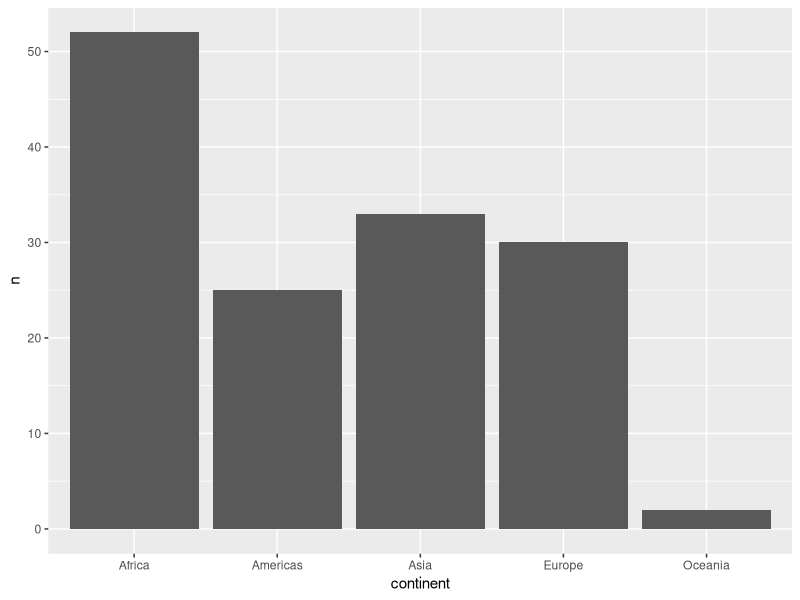
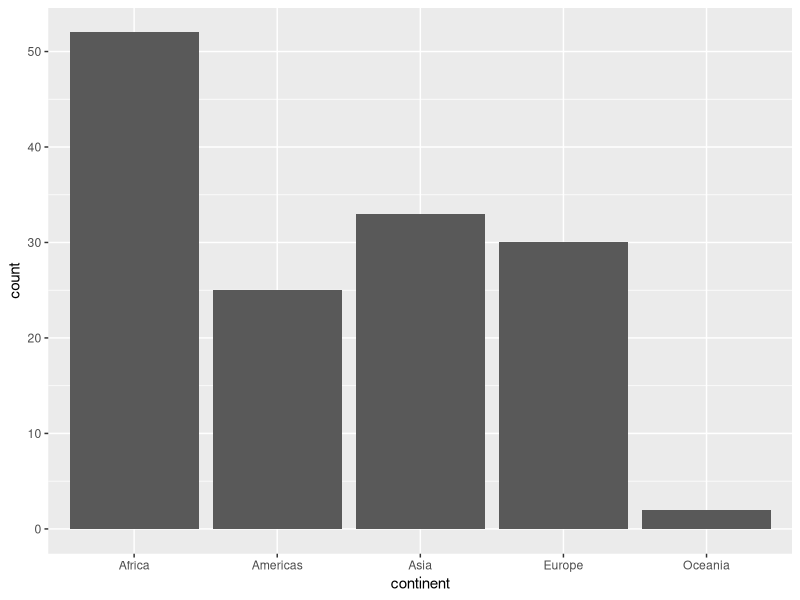
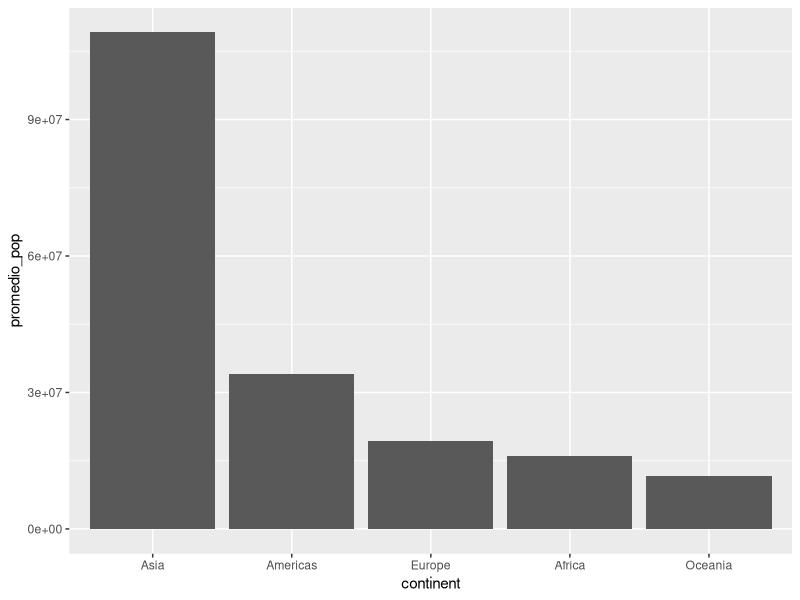
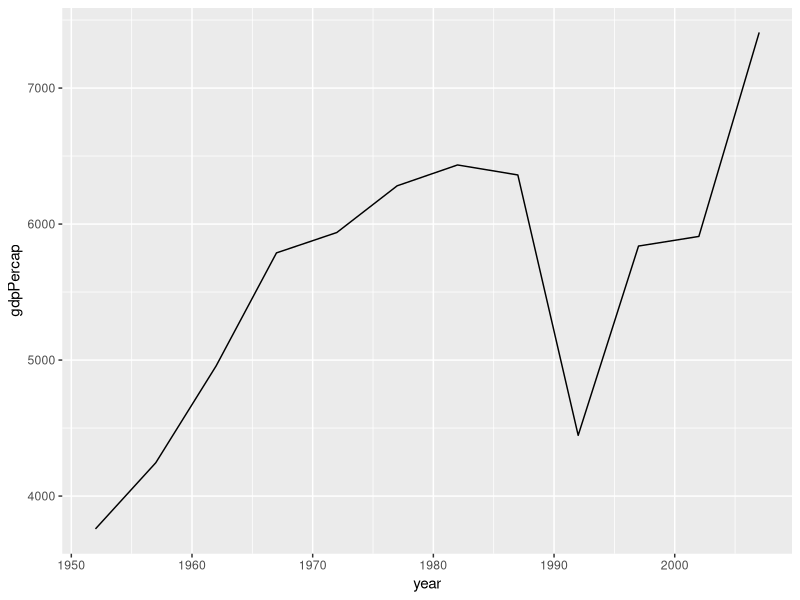
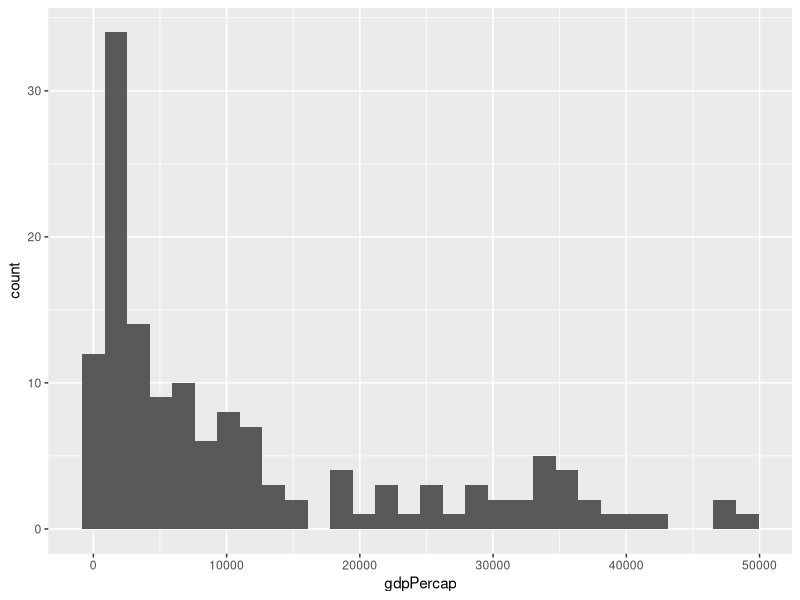
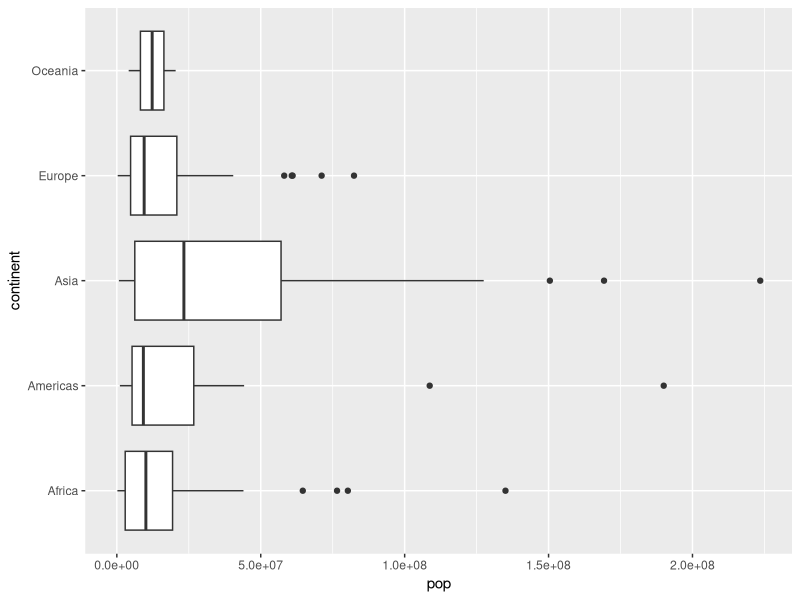
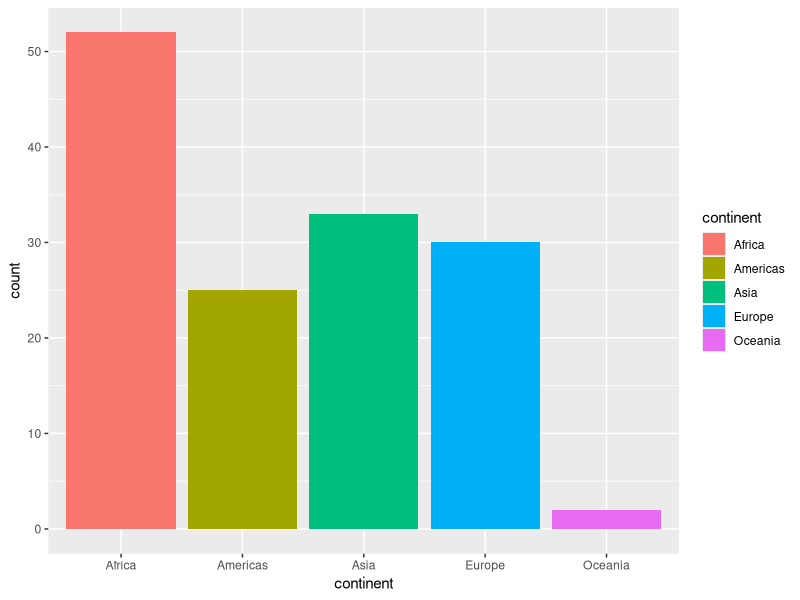
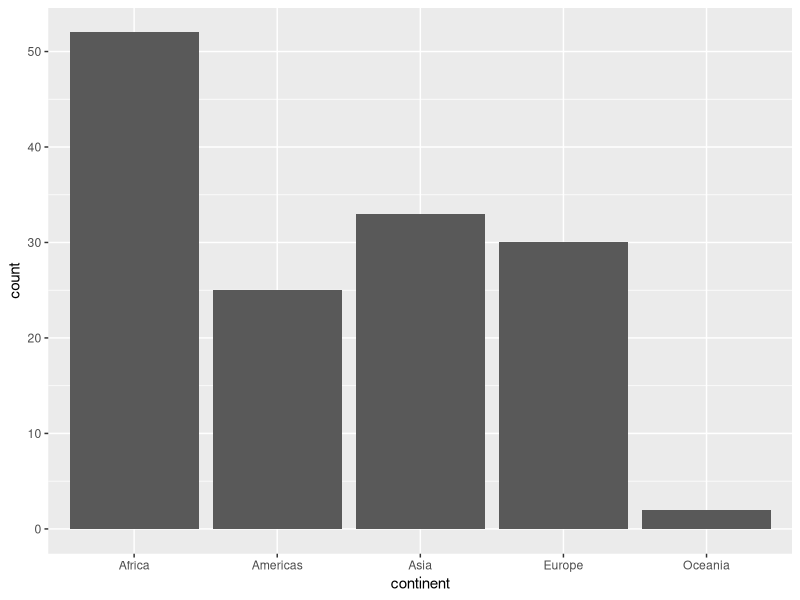

Recreate these plots in R, in order.
library(tidyverse)
library(readxl)

gapminder <- read_xlsx("sesion2/data/gapminder_excel.xlsx")

paises_por_continente <- gapminder %>% 
        filter(year == 2002) %>% 
        group_by(continent) %>% 
        summarise(n = n()) %>% 
        ungroup()

paises_por_continente %>% 
    ggplot(aes(continent, n)) +
    geom_col()

gapminder %>% 
    filter(year == 2002) %>% 
    ggplot(aes(continent)) +
    geom_bar()

gapminder %>% 
    filter(year == 2002) %>% 
    group_by(continent) %>% 
    summarise(promedio_pop = mean(pop)) %>% 
    ungroup() %>% 
    arrange(desc(promedio_pop)) %>% 
    mutate(continent = as_factor(continent)) %>% 
    ggplot(aes(continent, promedio_pop)) +
    geom_col()
    


gapminder %>% 
    filter(country == "Peru") %>% 
    ggplot(aes(year, gdpPercap)) +
    geom_line()


gapminder %>% 
    filter(year == 2007) %>% 
    ggplot(aes(gdpPercap)) +
    geom_histogram()


gapminder %>% 
    filter(year == 2007, pop < 250000000) %>% 
    ggplot(aes(pop, continent)) +
    geom_boxplot()


gapminder %>% 
    filter(year == 2007) %>% 
    ggplot(aes(continent, fill = continent)) +
    geom_bar()

gapminder %>% 
    filter(year == 2007) %>% 
    ggplot(aes(continent)) +
    geom_bar()

gapminder %>% 
    filter(country %in% c("Peru", "Chile", "Colombia", "Mexico")) %>% 
    ggplot(aes(year, gdpPercap, color = country)) +
    geom_line()


